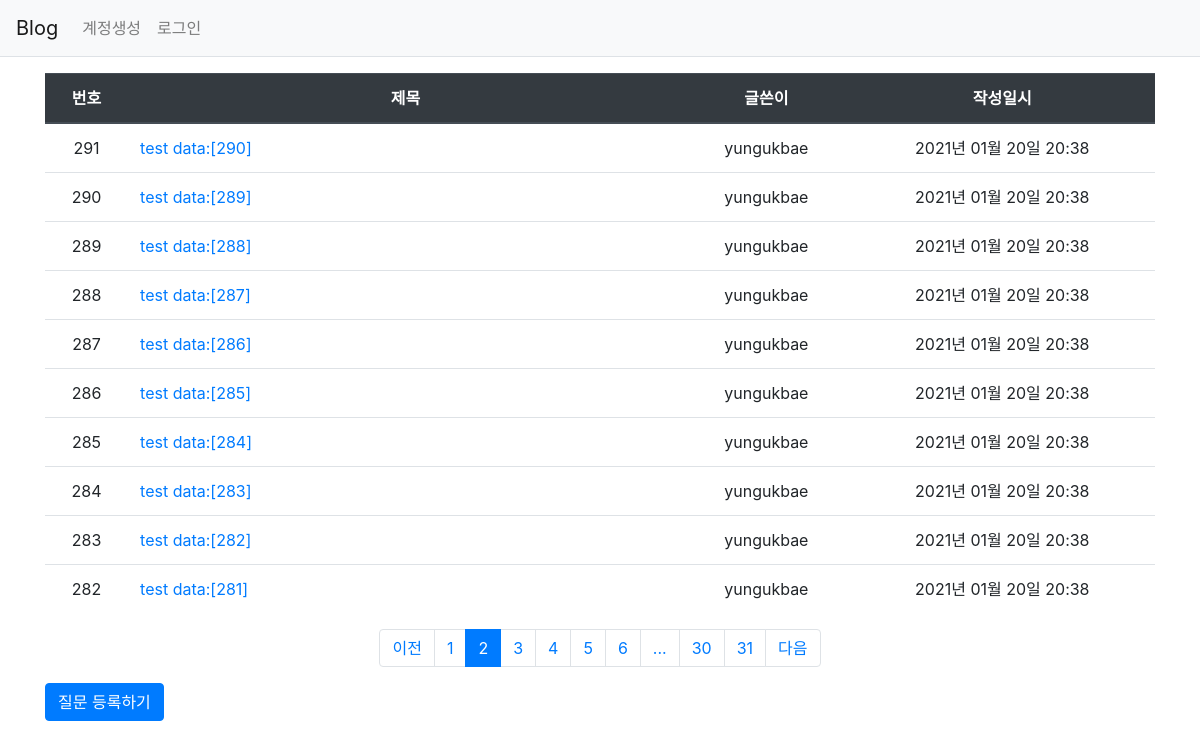
/question/list/?page=2, run on the app's committed database.
### pybo/models.py (models this page shows)
class Question(db.Model):
    id = db.Column(db.Integer, primary_key=True)
    subject = db.Column(db.String(200),nullable=False)
    content = db.Column(db.Text(),nullable=False)
    create_date = db.Column(db.DateTime(),nullable=False)
    user_id = db.Column(db.Integer, db.ForeignKey('user.id', ondelete='CASCADE'), nullable=False)
    user = db.relationship('User',backref=db.backref('question_set'))
    modify_date = db.Column(db.DateTime(), nullable=True)

class User(db.Model):
    id = db.Column(db.Integer, primary_key=True)
    username = db.Column(db.String(150), nullable=False)  #unique는 같은 값을 저장할 수 없다는 뜻이다.
    password = db.Column(db.String(200), nullable=False)
    email = db.Column(db.String(120),unique=True, nullable=False)

### pybo/views/question_views.py (the view)
@bp.route('/list/')
def _list():
    page = request.args.get('page',type=int, default=1 ) #페이지
    question_list = Question.query.order_by(Question.create_date.desc())
    question_list = question_list.paginate(page, per_page=10)
    return render_template('question/question_list.html',question_list=question_list)

### pybo/filter.py (called while the page is built)
def format_datetime(value, fmt='%Y년 %m월 %d일 %H:%M'):
    return value.strftime(fmt)

### pybo/views/auth_views.py (called while the page is built)
@bp.before_app_request
def load_logged_in_user():
    user_id = session.get('user_id')
    if user_id is None:
        g.user = None
    else:
        g.user=User.query.get(user_id)

### pybo/templates/question/question_list.html (shortened to what this page needs)
{% extends 'base.html' %}
{% block content %}
<div class="container my-3">
    <table class="table">
        <thead>
            <tr class="text-center thead-dark">
                <th>번호</th>
                <th style="width:50%">제목</th>
                <th>글쓴이</th>
                <th>작성일시</th>
            </tr>
        </thead>
        <tbody>
            {% if question_list %}
                {% for question in question_list.items %}
                <tr class="text-center">
                    <td>{{ question.id }}</td>
                    <td class="text-left">
                        <a href="{{ url_for('question.detail',question_id=question.id) }}"> {{ question.subject }}</a>
                    </td>
                    <td>{{ question.user.username }}</td>
                    <td>{{ question.create_date|datetime }}</td>
                </tr>
                {% endfor %}
                {% else %}
                <tr>
                    <td colspan="3">질문이 없습니다.</td>
                </tr>
        {% endif %}
        </tbody>
    </table>
        <ul class="pagination justify-content-center">
            {% if question_list.has_prev %}
            <li class="page-item">
                <a href="?page={{ question_list.prev_num }}" class="page-link">이전</a>
            </li>
            {% else %}
            <li class="page-item disabled">
                <a href="#" class="page-link" tabindex="-1" aria-disabled="true">이전</a>
            </li>
        {% endif %}
        {% for page_num in question_list.iter_pages() %}
            {% if page_num %}
                {% if page_num != question_list.page %}
                <li class="page-item">
                    <a href="?page={{ page_num }}" class="page-link">{{ page_num }}</a>
                </li>
                {% else %}
                <li class="page-item active" aria-current="page">
                    <a href="#" class="page-link">{{ page_num }}</a>
                </li>
                {% endif %}
            {% else %}
            <li class="disabled">
                <a href="#" class="page-link">...</a>
            </li>
            {% endif %}
        {% endfor %}
        {% if question_list.has_next %}
        <li class="page-item">
            <a href="?page={{ question_list.next_num }}" class="page-link">다음</a>
        </li>
        {% else %}
        <li class="page-item disabled">
            <a href="#" class="page-link" tabindex="-1" aria-disabled="true">다음</a>
        </li>
        {% endif %}
    </ul>
    <a href="{{url_for('question.create')}}" class="btn btn-primary">질문 등록하기</a>
</div>
{% endblock %}

### data on the page
Question: id "291", subject "test data:[290]", user.username "yungukbae", create_date "2021년 01월 20일 20:38"
Question: id "290", subject "test data:[289]", user.username "yungukbae", create_date "2021년 01월 20일 20:38"
Question: id "289", subject "test data:[288]", user.username "yungukbae", create_date "2021년 01월 20일 20:38"
Question: id "288", subject "test data:[287]", user.username "yungukbae", create_date "2021년 01월 20일 20:38"
Question: id "287", subject "test data:[286]", user.username "yungukbae", create_date "2021년 01월 20일 20:38"
Question: id "286", subject "test data:[285]", user.username "yungukbae", create_date "2021년 01월 20일 20:38"
Question: id "285", subject "test data:[284]", user.username "yungukbae", create_date "2021년 01월 20일 20:38"
Question: id "284", subject "test data:[283]", user.username "yungukbae", create_date "2021년 01월 20일 20:38"
Question: id "283", subject "test data:[282]", user.username "yungukbae", create_date "2021년 01월 20일 20:38"
Question: id "282", subject "test data:[281]", user.username "yungukbae", create_date "2021년 01월 20일 20:38"

### other printed values
{{ page_num }} "1" "3" "4" "5" "6" "30" "31"
{{ page_num }} "2"
